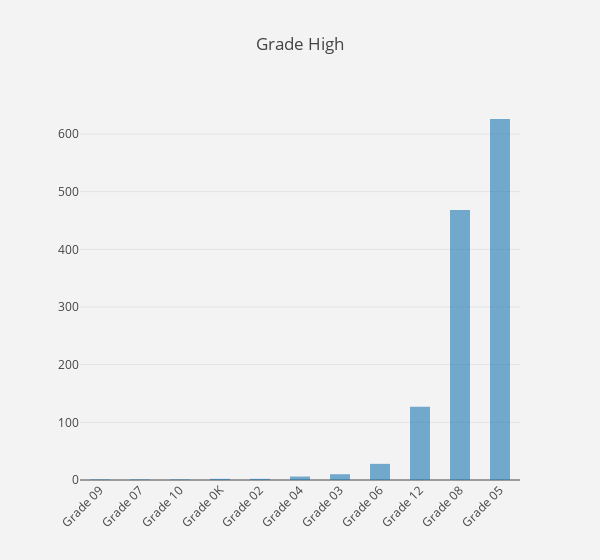

The cell this chart's notebook holds for it:
### Markdown cell above
<h2>High Grade</h2>

### Code cell
high_grd = data_chart(schl_df, 'Grade High', 'cat')
x = list(map(lambda x: f'Grade {x}', high_grd.nlst))
y = high_grd.clst
high_grd.plot(**{'data_bar': {'x': x, 'y': y, 'orientation': 'v', 'width': 0.5},
                 'layout': {'width': 600, 'xaxis': dict(tickangle=-45)}
                })

### Figure 1 — Plotly figure (JSON) as saved in the notebook; plotly's stock layout.template omitted (floating-point values rounded to 4 significant figures)
{"data": [{"hovertext": ["0.08%", "0.08%", "0.08%", "0.16%", "0.16%", "0.47%", "0.79%", "2.20%", "9.98%", "36.79%", "49.21%"], "opacity": 0.6, "orientation": "v", "type": "bar", "width": 0.5, "x": ["Grade 09", "Grade 07", "Grade 10", "Grade 0K", "Grade 02", "Grade 04", "Grade 03", "Grade 06", "Grade 12", "Grade 08", "Grade 05"], "y": [1, 1, 1, 2, 2, 6, 10, 28, 127, 468, 626]}], "layout": {"autosize": true, "paper_bgcolor": "rgb(243, 243, 243)", "plot_bgcolor": "rgb(243, 243, 243)", "title": "Grade High", "width": 600, "xaxis": {"tickangle": -45}}}
